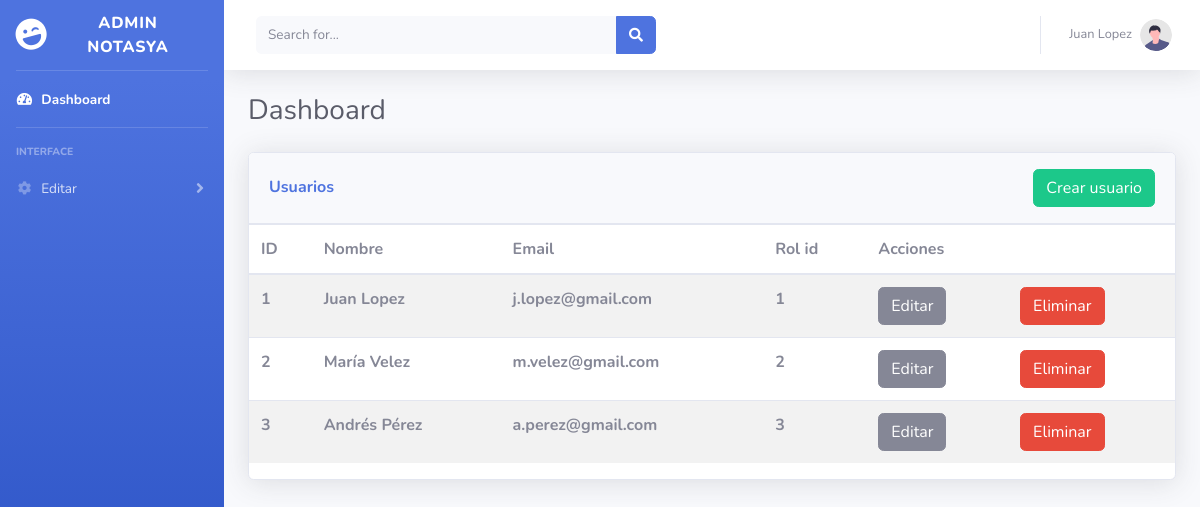
The page /user.php (signed in) on the database its author committed.
### tables this page shows
CREATE TABLE `usuarios` (
  `id` int(11) NOT NULL,
  `nombre` varchar(100) NOT NULL,
  `usuario` varchar(50) NOT NULL,
  `password` varchar(50) NOT NULL,
  `rol_id` int(11) NOT NULL
);

### user.php (the view, shortened to what this page needs)
<?php
include("conexion.php");
?>
<!DOCTYPE html>
<html lang="en">
<head>
    <link href="vendor/fontawesome-free/css/all.min.css" rel="stylesheet" type="text/css">
    <link href="css/sb-admin-2.min.css" rel="stylesheet">
</head>
<body id="page-top">
    <div id="wrapper">
        <ul class="navbar-nav bg-gradient-primary sidebar sidebar-dark accordion" id="accordionSidebar">
            <a class="sidebar-brand d-flex align-items-center justify-content-center" href="dashboard.php">
                <div class="sidebar-brand-icon rotate-n-15">
                    <i class="fas fa-laugh-wink"></i>
                </div>
                <div class="sidebar-brand-text mx-3">Admin NotasYa</div>
            </a>
            <hr class="sidebar-divider my-0">
            <li class="nav-item active">
                <a class="nav-link" href="dashboard.php">
                    <i class="fas fa-fw fa-tachometer-alt"></i>
                    <span>Dashboard</span></a>
            </li>
            <hr class="sidebar-divider">
            <div class="sidebar-heading">
                Interface
            </div>
            <li class="nav-item">
                <a class="nav-link collapsed" href="#" data-toggle="collapse" data-target="#collapseTwo"
                    aria-expanded="true" aria-controls="collapseTwo">
                    <i class="fas fa-fw fa-cog"></i>
                    <span>Editar</span>
                </a>
            </li>
        </ul>
        <div id="content-wrapper" class="d-flex flex-column">
                <nav class="navbar navbar-expand navbar-light bg-white topbar mb-4 static-top shadow">
                    <form
                        class="d-none d-sm-inline-block form-inline mr-auto ml-md-3 my-2 my-md-0 mw-100 navbar-search">
                        <div class="input-group">
                            <input type="text" class="form-control bg-light border-0 small" placeholder="Search for..."
                                aria-label="Search" aria-describedby="basic-addon2">
                            <div class="input-group-append">
                                <button class="btn btn-primary" type="button">
                                    <i class="fas fa-search fa-sm"></i>
                                </button>
                            </div>
                        </div>
                    </form>
                    <ul class="navbar-nav ml-auto">
                        <li class="nav-item dropdown no-arrow">
                            <a class="nav-link dropdown-toggle" href="#" id="userDropdown" role="button"
                                data-toggle="dropdown" aria-haspopup="true" aria-expanded="false">
                                <span class="mr-2 d-none d-lg-inline text-gray-600 small"><?php echo $_SESSION["nombre"] ?></span>
                                <img class="img-profile rounded-circle"
                                    src="img/undraw_profile.svg">
                            </a>
                        </li>
                    </ul>
                </nav>
                <div class="container-fluid">
                    <div class="d-sm-flex align-items-center justify-content-between mb-4">
                        <h1 class="h3 mb-0 text-gray-800">Dashboard</h1>
                    </div>
                    <div class="row">
                        <div class="col-lg-12 mb-4">
                            <div class="card shadow mb-4">
                            <div class="card-header py-3" style="display: flex;justify-content: space-between;">
                                    <h6 class="m-0 font-weight-bold text-primary" style="align-self:center">Usuarios</h6> <a href="#addEmployeeModal" class="btn btn-success" data-toggle="modal"><i class="fas-fa user"></i> <span>Crear usuario</span></a>
                                </div>
                                <table class="table table-striped table-hover">
				<thead>
					<tr>
						<th>ID</th>
						<th>Nombre</th>
						<th>Email</th>
						<th>Rol id</th>
						<th>Acciones</th>
						<th></th>
					</tr>
				</thead>
				<tbody>
					<?php
					$sql = "SELECT * FROM usuarios";
					$res = mysqli_query($con,$sql);
					while($row = $res->fetch_assoc()) {?>
						<tr>
							<th><?php echo $row['id']?> </th>
							<th><?php echo $row['nombre']?></th>
							<th><?php echo $row['usuario']?></th>
							<th><?php echo $row['rol_id']?></th>
                            <th> <button type="button" class="btn btn-secondary editbtn">Editar</button></th>
							<th> <button type="button" class="btn btn-danger delbtn">Eliminar</button></th>
						</tr><?php
					};?>
				</tbody>
			</table>
            </div>
        </div>
    </div>
           </div>
</body>
</html>

### rows shown on the page
usuarios: id "1", nombre "Juan Lopez", usuario "j.lopez@gmail.com", rol "1"
usuarios: id "2", nombre "María Velez", usuario "m.velez@gmail.com", rol "2"
usuarios: id "3", nombre "Andrés Pérez", usuario "a.perez@gmail.com", rol "3"

### other values the page prints
$_SESSION["nombre"] "Juan Lopez"
